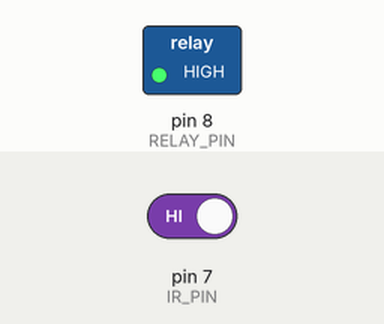
Bench run of a sketch on a simulated Arduino Uno, built with avr-gcc and run on an emulated ATmega328P. Shown: switched loads named in the sketch (green lamp = pin HIGH). The inputs (shaded band) are chosen by the test bench; at power-on: pin 7 (IR_PIN) HIGH.

Above: at 1.2 s.
1.3 s: pin 7 (IR_PIN) driven LOW
At 2.5 s:
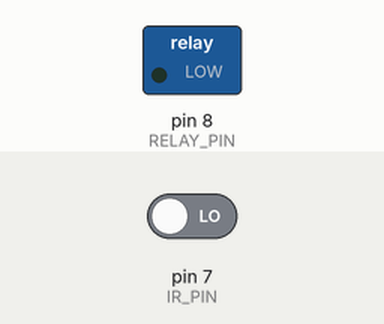
2.9 s: pin 7 (IR_PIN) driven HIGH
At 3.7 s:
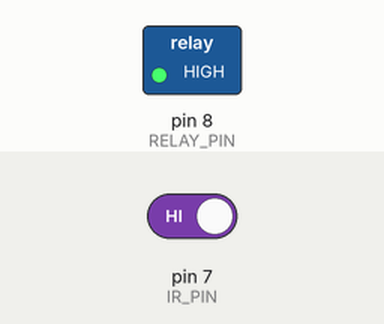
Timing chart, 0 to 5.9 s (numbered marks = the images above; inputs shaded):
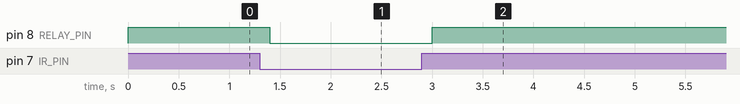

The sketch:

Automatic_water_dispenser.ino
```cpp
#define IR_PIN      7
#define RELAY_PIN   8
void setup()
{
    pinMode(IR_PIN, INPUT);
    pinMode(RELAY_PIN, OUTPUT);
    digitalWrite(RELAY_PIN, HIGH);
}
void loop()
{
    int irState = digitalRead(IR_PIN);
    if (irState == LOW)
    {
        digitalWrite(RELAY_PIN, LOW);
    }
    else
    {
        digitalWrite(RELAY_PIN, HIGH);
    }
    delay(200);
}
```

Measured:
- after the input at 1.3 s, pin 8 (RELAY_PIN): HIGH → LOW after 0.10 s
- after the input at 2.9 s, pin 8 (RELAY_PIN): LOW → HIGH after 0.10 s
